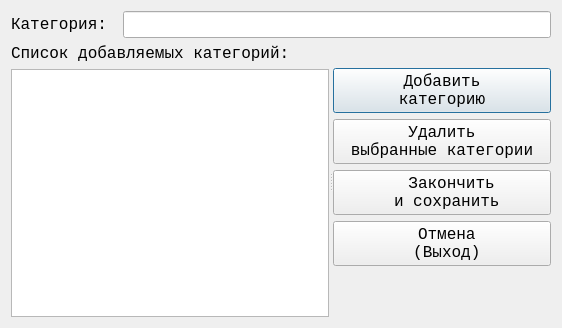
<?xml version="1.0" encoding="UTF-8"?>
<ui version="4.0">
 <class>dlg_add_categories</class>
 <widget class="QDialog" name="dlg_add_categories">
  <property name="geometry">
   <rect>
    <x>0</x>
    <y>0</y>
    <width>562</width>
    <height>328</height>
   </rect>
  </property>
  <property name="font">
   <font>
    <family>Lucida Console</family>
    <pointsize>12</pointsize>
    <bold>false</bold>
   </font>
  </property>
  <property name="windowTitle">
   <string>Добавление категории</string>
  </property>
  <property name="modal">
   <bool>true</bool>
  </property>
  <layout class="QVBoxLayout" name="verticalLayout_3">
   <item>
    <layout class="QHBoxLayout" name="horizontalLayout">
     <item>
      <widget class="QLabel" name="lbl_category">
       <property name="font">
        <font>
         <family>Lucida Console</family>
         <pointsize>12</pointsize>
         <bold>false</bold>
        </font>
       </property>
       <property name="text">
        <string>Категория: </string>
       </property>
      </widget>
     </item>
     <item>
      <widget class="QLineEdit" name="le_category">
       <property name="font">
        <font>
         <family>Lucida Console</family>
         <pointsize>12</pointsize>
         <bold>false</bold>
        </font>
       </property>
       <property name="cursor">
        <cursorShape>PointingHandCursor</cursorShape>
       </property>
      </widget>
     </item>
    </layout>
   </item>
   <item>
    <widget class="QSplitter" name="splitter">
     <property name="font">
      <font>
       <family>Lucida Console</family>
       <pointsize>12</pointsize>
       <bold>false</bold>
      </font>
     </property>
     <property name="orientation">
      <enum>Qt::Orientation::Horizontal</enum>
     </property>
     <widget class="QWidget" name="layoutWidget">
      <property name="font">
       <font>
        <family>Lucida Console</family>
        <pointsize>12</pointsize>
        <bold>false</bold>
       </font>
      </property>
      <layout class="QVBoxLayout" name="verticalLayout_2">
       <item>
        <widget class="QLabel" name="lbl_adding_categiries">
         <property name="font">
          <font>
           <family>Lucida Console</family>
           <pointsize>12</pointsize>
           <bold>false</bold>
          </font>
         </property>
         <property name="text">
          <string>Список добавляемых категорий:</string>
         </property>
         <property name="alignment">
          <set>Qt::AlignmentFlag::AlignBottom|Qt::AlignmentFlag::AlignLeading|Qt::AlignmentFlag::AlignLeft</set>
         </property>
        </widget>
       </item>
       <item>
        <widget class="QListWidget" name="lw_adding_categiries">
         <property name="font">
          <font>
           <family>Lucida Console</family>
           <pointsize>12</pointsize>
           <italic>false</italic>
           <bold>false</bold>
          </font>
         </property>
         <property name="cursor" stdset="0">
          <cursorShape>PointingHandCursor</cursorShape>
         </property>
         <property name="styleSheet">
          <string notr="true"/>
         </property>
         <property name="selectionMode">
          <enum>QAbstractItemView::SelectionMode::ExtendedSelection</enum>
         </property>
        </widget>
       </item>
      </layout>
     </widget>
     <widget class="QWidget" name="layoutWidget">
      <property name="font">
       <font>
        <family>Lucida Console</family>
        <pointsize>12</pointsize>
        <bold>false</bold>
       </font>
      </property>
      <layout class="QVBoxLayout" name="verticalLayout">
       <item>
        <spacer name="verticalSpacer_2">
         <property name="orientation">
          <enum>Qt::Orientation::Vertical</enum>
         </property>
         <property name="sizeType">
          <enum>QSizePolicy::Policy::Fixed</enum>
         </property>
         <property name="sizeHint" stdset="0">
          <size>
           <width>20</width>
           <height>24</height>
          </size>
         </property>
        </spacer>
       </item>
       <item>
        <widget class="QPushButton" name="btn_add_category_to_list">
         <property name="font">
          <font>
           <family>Lucida Console</family>
           <pointsize>12</pointsize>
           <bold>false</bold>
          </font>
         </property>
         <property name="cursor">
          <cursorShape>PointingHandCursor</cursorShape>
         </property>
         <property name="text">
          <string>Добавить
категорию</string>
         </property>
         <property name="iconSize">
          <size>
           <width>32</width>
           <height>32</height>
          </size>
         </property>
        </widget>
       </item>
       <item>
        <widget class="QPushButton" name="btn_del_category_from_list">
         <property name="font">
          <font>
           <family>Lucida Console</family>
           <pointsize>12</pointsize>
           <bold>false</bold>
          </font>
         </property>
         <property name="cursor">
          <cursorShape>PointingHandCursor</cursorShape>
         </property>
         <property name="text">
          <string>Удалить
выбранные категории</string>
         </property>
         <property name="iconSize">
          <size>
           <width>32</width>
           <height>32</height>
          </size>
         </property>
        </widget>
       </item>
       <item>
        <widget class="QPushButton" name="btn_finish_and_save">
         <property name="font">
          <font>
           <family>Lucida Console</family>
           <pointsize>12</pointsize>
           <bold>false</bold>
          </font>
         </property>
         <property name="cursor">
          <cursorShape>PointingHandCursor</cursorShape>
         </property>
         <property name="text">
          <string>  Закончить
 и сохранить</string>
         </property>
         <property name="iconSize">
          <size>
           <width>32</width>
           <height>32</height>
          </size>
         </property>
        </widget>
       </item>
       <item>
        <widget class="QPushButton" name="btn_cancel">
         <property name="font">
          <font>
           <family>Lucida Console</family>
           <pointsize>12</pointsize>
           <bold>false</bold>
          </font>
         </property>
         <property name="cursor">
          <cursorShape>PointingHandCursor</cursorShape>
         </property>
         <property name="text">
          <string> Отмена
 (Выход)</string>
         </property>
         <property name="iconSize">
          <size>
           <width>32</width>
           <height>32</height>
          </size>
         </property>
        </widget>
       </item>
       <item>
        <spacer name="verticalSpacer">
         <property name="font">
          <font>
           <family>Lucida Console</family>
           <pointsize>12</pointsize>
           <bold>false</bold>
          </font>
         </property>
         <property name="orientation">
          <enum>Qt::Orientation::Vertical</enum>
         </property>
         <property name="sizeHint" stdset="0">
          <size>
           <width>20</width>
           <height>40</height>
          </size>
         </property>
        </spacer>
       </item>
      </layout>
     </widget>
    </widget>
   </item>
  </layout>
 </widget>
 <tabstops>
  <tabstop>le_category</tabstop>
  <tabstop>btn_add_category_to_list</tabstop>
  <tabstop>btn_del_category_from_list</tabstop>
  <tabstop>btn_finish_and_save</tabstop>
  <tabstop>btn_cancel</tabstop>
  <tabstop>lw_adding_categiries</tabstop>
 </tabstops>
 <resources/>
 <connections/>
</ui>
